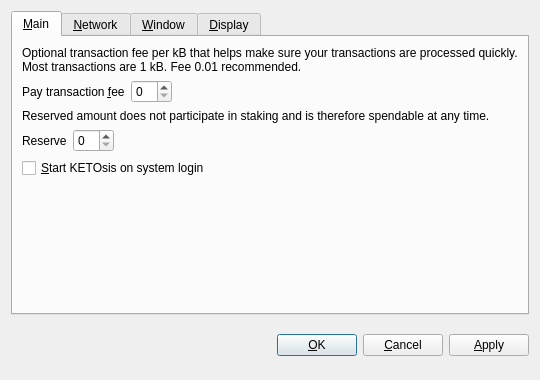
<?xml version="1.0" encoding="UTF-8"?>
<ui version="4.0">
 <class>OptionsDialog</class>
 <widget class="QDialog" name="OptionsDialog">
  <property name="geometry">
   <rect>
    <x>0</x>
    <y>0</y>
    <width>540</width>
    <height>380</height>
   </rect>
  </property>
  <property name="windowTitle">
   <string>Options</string>
  </property>
  <property name="modal">
   <bool>true</bool>
  </property>
  <layout class="QVBoxLayout" name="verticalLayout">
   <item>
    <widget class="QTabWidget" name="tabWidget">
     <property name="tabPosition">
      <enum>QTabWidget::North</enum>
     </property>
     <property name="currentIndex">
      <number>0</number>
     </property>
     <widget class="QWidget" name="tabMain">
      <attribute name="title">
       <string>&amp;Main</string>
      </attribute>
      <layout class="QVBoxLayout" name="verticalLayout_Main">
       <item>
        <widget class="QLabel" name="transactionFeeInfoLabel">
         <property name="text">
          <string>Optional transaction fee per kB that helps make sure your transactions are processed quickly. Most transactions are 1 kB. Fee 0.01 recommended.</string>
         </property>
         <property name="textFormat">
          <enum>Qt::PlainText</enum>
         </property>
         <property name="wordWrap">
          <bool>true</bool>
         </property>
        </widget>
       </item>
       <item>
        <layout class="QHBoxLayout" name="horizontalLayoutFee">
         <item>
          <widget class="QLabel" name="transactionFeeLabel">
           <property name="text">
            <string>Pay transaction &amp;fee</string>
           </property>
           <property name="textFormat">
            <enum>Qt::PlainText</enum>
           </property>
           <property name="buddy">
            <cstring>transactionFee</cstring>
           </property>
          </widget>
         </item>
         <item>
          <widget class="BitcoinAmountField" name="transactionFee"/>
         </item>
         <item>
          <spacer name="horizontalSpacerFee">
           <property name="orientation">
            <enum>Qt::Horizontal</enum>
           </property>
           <property name="sizeHint" stdset="0">
            <size>
             <width>40</width>
             <height>20</height>
            </size>
           </property>
          </spacer>
         </item>
        </layout>
       </item>
       <item>
        <widget class="QLabel" name="reserveBalanceInfoLabel">
         <property name="text">
          <string>Reserved amount does not participate in staking and is therefore spendable at any time.</string>
         </property>
         <property name="textFormat">
          <enum>Qt::PlainText</enum>
         </property>
         <property name="wordWrap">
          <bool>true</bool>
         </property>
        </widget>
       </item>
       <item>
        <layout class="QHBoxLayout" name="horizontalLayoutReserveBalance">
         <item>
          <widget class="QLabel" name="reserveBalanceLabel">
           <property name="text">
            <string>Reserve</string>
           </property>
           <property name="textFormat">
            <enum>Qt::PlainText</enum>
           </property>
           <property name="buddy">
            <cstring>reserveBalance</cstring>
           </property>
          </widget>
         </item>
         <item>
          <widget class="BitcoinAmountField" name="reserveBalance"/>
         </item>
         <item>
          <spacer name="horizontalSpacerReserveBalance">
           <property name="orientation">
            <enum>Qt::Horizontal</enum>
           </property>
           <property name="sizeHint" stdset="0">
            <size>
             <width>40</width>
             <height>20</height>
            </size>
           </property>
          </spacer>
         </item>
        </layout>
       </item>
       <item>
        <widget class="QCheckBox" name="bitcoinAtStartup">
         <property name="toolTip">
          <string>Automatically start KETOsis after logging in to the system.</string>
         </property>
         <property name="text">
          <string>&amp;Start KETOsis on system login</string>
         </property>
        </widget>
       </item>
       <item>
        <spacer name="verticalSpacer_Main">
         <property name="orientation">
          <enum>Qt::Vertical</enum>
         </property>
         <property name="sizeHint" stdset="0">
          <size>
           <width>20</width>
           <height>40</height>
          </size>
         </property>
        </spacer>
       </item>
      </layout>
     </widget>
     <widget class="QWidget" name="tabNetwork">
      <attribute name="title">
       <string>&amp;Network</string>
      </attribute>
      <layout class="QVBoxLayout" name="verticalLayout_Network">
       <item>
        <widget class="QCheckBox" name="mapPortUpnp">
         <property name="toolTip">
          <string>Automatically open the KETOsis client port on the router. This only works when your router supports UPnP and it is enabled.</string>
         </property>
         <property name="text">
          <string>Map port using &amp;UPnP</string>
         </property>
        </widget>
       </item>
       <item>
        <widget class="QCheckBox" name="connectSocks">
         <property name="toolTip">
          <string>Connect to the KETOsis network through a SOCKS5 proxy (e.g. when connecting through Tor).</string>
         </property>
         <property name="text">
          <string>&amp;Connect through SOCKS5 proxy:</string>
         </property>
        </widget>
       </item>
       <item>
        <layout class="QHBoxLayout" name="horizontalLayout_Network">
         <item>
          <widget class="QLabel" name="proxyIpLabel">
           <property name="text">
            <string>Proxy &amp;IP:</string>
           </property>
           <property name="textFormat">
            <enum>Qt::PlainText</enum>
           </property>
           <property name="buddy">
            <cstring>proxyIp</cstring>
           </property>
          </widget>
         </item>
         <item>
          <widget class="QValidatedLineEdit" name="proxyIp">
           <property name="maximumSize">
            <size>
             <width>140</width>
             <height>16777215</height>
            </size>
           </property>
           <property name="toolTip">
            <string>IP address of the proxy (e.g. 127.0.0.1)</string>
           </property>
          </widget>
         </item>
         <item>
          <widget class="QLabel" name="proxyPortLabel">
           <property name="text">
            <string>&amp;Port:</string>
           </property>
           <property name="textFormat">
            <enum>Qt::PlainText</enum>
           </property>
           <property name="buddy">
            <cstring>proxyPort</cstring>
           </property>
          </widget>
         </item>
         <item>
          <widget class="QLineEdit" name="proxyPort">
           <property name="maximumSize">
            <size>
             <width>55</width>
             <height>16777215</height>
            </size>
           </property>
           <property name="toolTip">
            <string>Port of the proxy (e.g. 9050)</string>
           </property>
          </widget>
         </item>
         <item>
          <spacer name="horizontalSpacer_Network">
           <property name="orientation">
            <enum>Qt::Horizontal</enum>
           </property>
           <property name="sizeHint" stdset="0">
            <size>
             <width>40</width>
             <height>20</height>
            </size>
           </property>
          </spacer>
         </item>
        </layout>
       </item>
       <item>
        <spacer name="verticalSpacer_Network">
         <property name="orientation">
          <enum>Qt::Vertical</enum>
         </property>
         <property name="sizeHint" stdset="0">
          <size>
           <width>20</width>
           <height>40</height>
          </size>
         </property>
        </spacer>
       </item>
      </layout>
     </widget>
     <widget class="QWidget" name="tabWindow">
      <attribute name="title">
       <string>&amp;Window</string>
      </attribute>
      <layout class="QVBoxLayout" name="verticalLayout_Window">
       <item>
        <widget class="QCheckBox" name="minimizeToTray">
         <property name="toolTip">
          <string>Show only a tray icon after minimizing the window.</string>
         </property>
         <property name="text">
          <string>&amp;Minimize to the tray instead of the taskbar</string>
         </property>
        </widget>
       </item>
       <item>
        <widget class="QCheckBox" name="minimizeOnClose">
         <property name="toolTip">
          <string>Minimize instead of exit the application when the window is closed. When this option is enabled, the application will be closed only after selecting Quit in the menu.</string>
         </property>
         <property name="text">
          <string>M&amp;inimize on close</string>
         </property>
        </widget>
       </item>
       <item>
        <spacer name="verticalSpacer_Window">
         <property name="orientation">
          <enum>Qt::Vertical</enum>
         </property>
         <property name="sizeHint" stdset="0">
          <size>
           <width>20</width>
           <height>40</height>
          </size>
         </property>
        </spacer>
       </item>
      </layout>
     </widget>
     <widget class="QWidget" name="tabDisplay">
      <attribute name="title">
       <string>&amp;Display</string>
      </attribute>
      <layout class="QVBoxLayout" name="verticalLayout_Display">
       <item>
        <layout class="QHBoxLayout" name="horizontalLayout_1_Display">
         <item>
          <widget class="QLabel" name="langLabel">
           <property name="text">
            <string>User Interface &amp;language:</string>
           </property>
           <property name="textFormat">
            <enum>Qt::PlainText</enum>
           </property>
           <property name="buddy">
            <cstring>lang</cstring>
           </property>
          </widget>
         </item>
         <item>
          <widget class="QValueComboBox" name="lang">
           <property name="toolTip">
            <string>The user interface language can be set here. This setting will take effect after restarting KETOsis.</string>
           </property>
          </widget>
         </item>
        </layout>
       </item>
       <item>
        <layout class="QHBoxLayout" name="horizontalLayout_2_Display">
         <item>
          <widget class="QLabel" name="unitLabel">
           <property name="text">
            <string>&amp;Unit to show amounts in:</string>
           </property>
           <property name="textFormat">
            <enum>Qt::PlainText</enum>
           </property>
           <property name="buddy">
            <cstring>unit</cstring>
           </property>
          </widget>
         </item>
         <item>
          <widget class="QValueComboBox" name="unit">
           <property name="toolTip">
            <string>Choose the default subdivision unit to show in the interface and when sending coins.</string>
           </property>
          </widget>
         </item>
        </layout>
       </item>
       <item>
        <widget class="QCheckBox" name="coinControlFeatures">
         <property name="toolTip">
          <string>Whether to show coin control features or not.</string>
         </property>
         <property name="text">
          <string>Display coin &amp;control features (experts only!)</string>
         </property>
        </widget>
       </item>
       <item>
        <widget class="QCheckBox" name="useBlackTheme">
         <property name="text">
          <string>Use black visual theme (requires restart)</string>
         </property>
        </widget>
       </item>
       <item>
        <spacer name="verticalSpacer_Display">
         <property name="orientation">
          <enum>Qt::Vertical</enum>
         </property>
         <property name="sizeHint" stdset="0">
          <size>
           <width>20</width>
           <height>40</height>
          </size>
         </property>
        </spacer>
       </item>
      </layout>
     </widget>
    </widget>
   </item>
   <item>
    <layout class="QHBoxLayout" name="horizontalLayout_Buttons">
     <item>
      <spacer name="horizontalSpacer_1">
       <property name="orientation">
        <enum>Qt::Horizontal</enum>
       </property>
       <property name="sizeHint" stdset="0">
        <size>
         <width>40</width>
         <height>48</height>
        </size>
       </property>
      </spacer>
     </item>
     <item>
      <widget class="QLabel" name="statusLabel">
       <property name="font">
        <font>
         <weight>75</weight>
         <bold>true</bold>
        </font>
       </property>
       <property name="text">
        <string/>
       </property>
       <property name="textFormat">
        <enum>Qt::PlainText</enum>
       </property>
       <property name="wordWrap">
        <bool>true</bool>
       </property>
      </widget>
     </item>
     <item>
      <spacer name="horizontalSpacer_2">
       <property name="orientation">
        <enum>Qt::Horizontal</enum>
       </property>
       <property name="sizeHint" stdset="0">
        <size>
         <width>40</width>
         <height>48</height>
        </size>
       </property>
      </spacer>
     </item>
     <item>
      <widget class="QPushButton" name="okButton">
       <property name="text">
        <string>&amp;OK</string>
       </property>
      </widget>
     </item>
     <item>
      <widget class="QPushButton" name="cancelButton">
       <property name="text">
        <string>&amp;Cancel</string>
       </property>
       <property name="autoDefault">
        <bool>false</bool>
       </property>
      </widget>
     </item>
     <item>
      <widget class="QPushButton" name="applyButton">
       <property name="text">
        <string>&amp;Apply</string>
       </property>
       <property name="autoDefault">
        <bool>false</bool>
       </property>
      </widget>
     </item>
    </layout>
   </item>
  </layout>
 </widget>
 <customwidgets>
  <customwidget>
   <class>BitcoinAmountField</class>
   <extends>QSpinBox</extends>
   <header>bitcoinamountfield.h</header>
  </customwidget>
  <customwidget>
   <class>QValueComboBox</class>
   <extends>QComboBox</extends>
   <header>qvaluecombobox.h</header>
  </customwidget>
  <customwidget>
   <class>QValidatedLineEdit</class>
   <extends>QLineEdit</extends>
   <header>qvalidatedlineedit.h</header>
  </customwidget>
 </customwidgets>
 <resources/>
 <connections/>
</ui>
